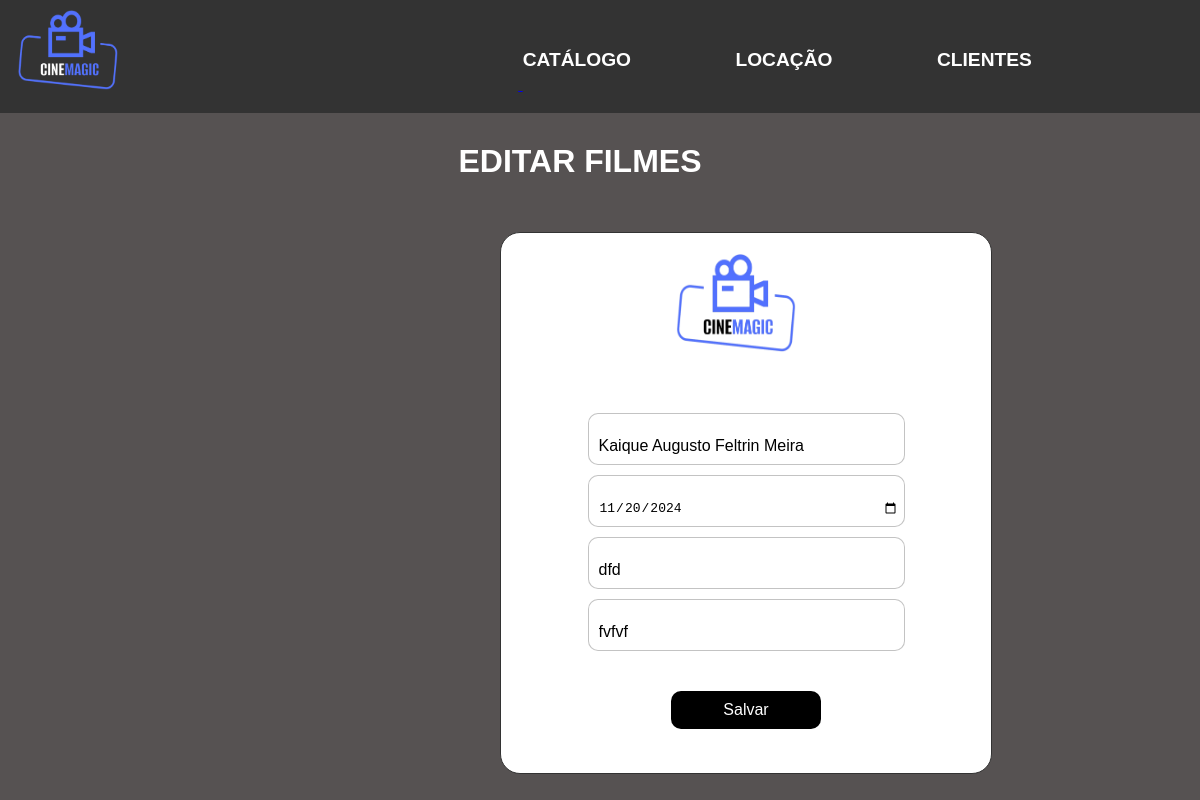
The page /editarCatalogo/2 on the database its author committed.
### tables this page shows
CREATE TABLE Catalogo(ID INTEGER PRIMARY KEY,NomeDoFilme TEXT,DataDeLancamento INTEGER, Diretor TEXT, Categoria, Foto BLOB);

### app.py (the view)
@app.route('/editarCatalogo/<id>', methods=['GET'])
def editarCatalogo(id):
    banco = ligar_banco()
    cursor = banco.cursor()
    cursor.execute('SELECT * FROM Catalogo WHERE ID=?;', (id,))
    encontrado2 = cursor.fetchone()
    return render_template('EditarCatalogo.html', Catalogo=encontrado2, Titulo="Editar Catalogo")

### app.py (called while the page is built)
def ligar_banco():
    banco = g._database = sqlite3.connect('banco.db')
    return banco

### templates/EditarCatalogo.html (shortened to what this page needs)
<!DOCTYPE html>
<html lang="pt-BR">
<head>
    <link rel="stylesheet" href="../static/estiloCadCatalogo.css">
    <link rel="stylesheet" href="https://unpkg.com/swiper/swiper-bundle.min.css"/>
    <link href="grid/simple-grid.min.css" rel="stylesheet">
</head>
<body>
<header class="cabecalho">
    <div>
        <a href="/home"> <img  class="Logo" src="../static/Imagens/logo.png" width="150px"> </a>
        <a href="/catalogo" class="menu__link">CATÁLOGO</a>
        <a href="/locacao" class="menu__link">LOCAÇÃO</a>
        <a href="/clientes" class="menu__link">CLIENTES</a>
    </div>
</header>
<h1 class="texto">EDITAR FILMES</h1>
<form class="form" action="/alterarCatalogo/{{ Catalogo [0] }}" method="post">
    <img class="imgLogin" src="../static/Imagens/logo2.png" alt="Logo" width="200px">
        <div class="flex">
            <label>
                <input class="input" value="{{ Catalogo [1] }}" name="nome" type="text" placeholder="Nome" required="">
            </label>
        </div>
    <label>
        <input class="input" value="{{ Catalogo [2] }}" name="dataDeLancamento" type="date" placeholder="dataDeLancamento" required="">
    </label>
    <label>
        <input class="input" value="{{ Catalogo [3] }}" name="diretor" type="text" placeholder="Diretor" required="">
    </label>
    <label>
        <input class="input" value="{{ Catalogo [4] }}" name="categoria" type="text" placeholder="Categoria" required="">
    </label>
    <div class="submit2">
        <a href="/catalogo"><button  class="submit1">Salvar</button></a>
    </div>
</form>
</body>
</html>

### static/estiloCadCatalogo.css (style rules this page uses)
body { font-family: Arial, sans-serif; text-align: center; background-attachment: fixed; background-repeat: no-repeat; background-size: cover; margin: 0px; background-color: #565252; }
header { align-items: center; justify-items: center; background-color: #333; padding: 10px 20px; }
.Logo { margin-right: 400px; height: 80px; width: 100px; margin-left: -50px; }
.menu__link { margin-right: 100px; margin-bottom: -50px; text-align: center; }
.menu__link { color: #ffffff; line-height: 2; position: relative; bottom: 1.5rem; transition: width .4s, left .4s; content: ''; font-weight: bold; text-decoration: none; width: 100%; left: 0; font-size: larger; }
.menu__link::before { content: ''; width: 0; height: 2px; border-radius: 2px; background-color: #ffffff; position: absolute; bottom: -.25rem; left: 50%; transition: width .4s, left .4s; }
.texto { display: block; font-size: 2em; font-weight: 700; unicode-bidi: isolate; margin-right: 40px; margin-top: 30px; color: #FFFFFF; }
.form { display: flex; flex-direction: column; gap: 10px; padding: 20px; border-radius: 20px; position: relative; background-color: #fff; color: #fff; border: 1px solid #333; height: 500px; width: 450px; top: 30px; left: 500px; }
.imgLogin { margin-left: 155px; margin-bottom: 50px; height: 100px; width: 120px; }
.form label { position: relative; }
.form label .input { color: #000000; width: 300px; height: 25px; padding: 20px 05px 05px 10px; border: 1px solid rgba(105, 105, 105, 0.397); border-radius: 10px; }
.input { font-size: medium; color: #FFFFFF; }
.submit1 { border: none; outline: none; padding: 10px; border-radius: 10px; color: #fff; font-size: 16px; background-color: #000; width: 150px; align-self: center; margin-top: 30px; }
.submit2 { justify-content: space-between; }

### rows shown on the page
Catalogo: nome "Kaique Augusto Feltrin Meira", dataDeLancamento "11/20/2024", diretor "dfd", categoria "fvfvf"
